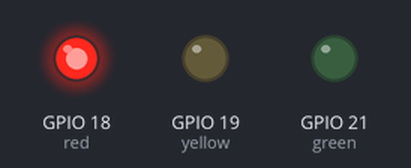
Simulated run of this program. Board: ESP32 board running MicroPython. On the bench: output pins drawn as LEDs (lit = HIGH).

Above: at 1.5 s.
At 3.5 s:
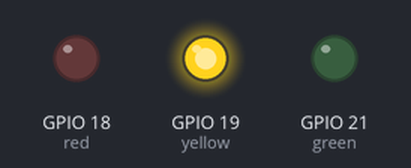
At 5.5 s:
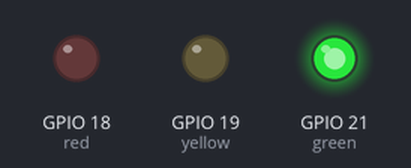
At 7.5 s:
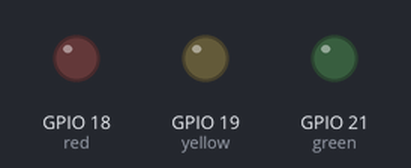
Timing chart, 0 to 10.4 s (numbered marks = the images above):
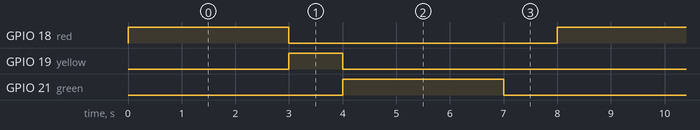

Measured:
- by itself, GPIO 18 (red), GPIO 21 (green): alternates HIGH for 3.0 s and LOW for 5.0 s
- by itself, GPIO 19 (yellow): alternates HIGH for 1.0 s and LOW for 7.0 s
- by itself, everything shown: repeats every 8.0 s, in 4 steps

The program:

code.py
```python
from machine import Pin
import time

red=Pin(18, Pin.OUT)
yellow=Pin(19, Pin.OUT)
green=Pin(21, Pin.OUT)

while True:
    red.value(1)
    time.sleep(3)
    red.value(0)
    yellow.value(1)
    time.sleep(1)
    yellow.value(0)
    green.value(1)
    time.sleep(3)
    green.value(0)
    time.sleep(1)
```
